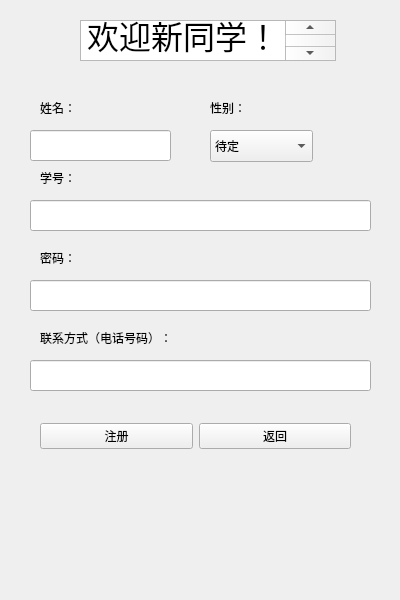
<?xml version="1.0" encoding="UTF-8"?>
<ui version="4.0">
 <class>signup</class>
 <widget class="QWidget" name="signup">
  <property name="geometry">
   <rect>
    <x>0</x>
    <y>0</y>
    <width>400</width>
    <height>600</height>
   </rect>
  </property>
  <property name="minimumSize">
   <size>
    <width>400</width>
    <height>600</height>
   </size>
  </property>
  <property name="maximumSize">
   <size>
    <width>400</width>
    <height>600</height>
   </size>
  </property>
  <property name="windowTitle">
   <string>signup</string>
  </property>
  <widget class="QTextBrowser" name="welcomeText">
   <property name="geometry">
    <rect>
     <x>80</x>
     <y>20</y>
     <width>256</width>
     <height>41</height>
    </rect>
   </property>
   <property name="styleSheet">
    <string notr="true">width:50%;</string>
   </property>
   <property name="html">
    <string>&lt;!DOCTYPE HTML PUBLIC &quot;-//W3C//DTD HTML 4.0//EN&quot; &quot;http://www.w3.org/TR/REC-html40/strict.dtd&quot;&gt;
&lt;html&gt;&lt;head&gt;&lt;meta name=&quot;qrichtext&quot; content=&quot;1&quot; /&gt;&lt;meta charset=&quot;utf-8&quot; /&gt;&lt;style type=&quot;text/css&quot;&gt;
p, li { white-space: pre-wrap; }
hr { height: 1px; border-width: 0; }
li.unchecked::marker { content: &quot;\2610&quot;; }
li.checked::marker { content: &quot;\2612&quot;; }
&lt;/style&gt;&lt;/head&gt;&lt;body style=&quot; font-family:'.AppleSystemUIFont'; font-size:13pt; font-weight:400; font-style:normal;&quot;&gt;
&lt;p align=&quot;center&quot; style=&quot; margin-top:0px; margin-bottom:0px; margin-left:0px; margin-right:0px; -qt-block-indent:0; text-indent:0px;&quot;&gt;&lt;span style=&quot; font-size:24pt;&quot;&gt;欢迎新同学！&lt;/span&gt;&lt;/p&gt;&lt;/body&gt;&lt;/html&gt;</string>
   </property>
  </widget>
  <widget class="QLineEdit" name="idLine">
   <property name="geometry">
    <rect>
     <x>30</x>
     <y>200</y>
     <width>341</width>
     <height>31</height>
    </rect>
   </property>
   <property name="styleSheet">
    <string notr="true">width:50%;</string>
   </property>
  </widget>
  <widget class="QLineEdit" name="nameLine">
   <property name="geometry">
    <rect>
     <x>30</x>
     <y>130</y>
     <width>141</width>
     <height>31</height>
    </rect>
   </property>
   <property name="styleSheet">
    <string notr="true">width:50%;</string>
   </property>
  </widget>
  <widget class="QLineEdit" name="pwdLine">
   <property name="geometry">
    <rect>
     <x>30</x>
     <y>280</y>
     <width>341</width>
     <height>31</height>
    </rect>
   </property>
   <property name="styleSheet">
    <string notr="true">width:50%;</string>
   </property>
  </widget>
  <widget class="QLineEdit" name="telLine">
   <property name="geometry">
    <rect>
     <x>30</x>
     <y>360</y>
     <width>341</width>
     <height>31</height>
    </rect>
   </property>
   <property name="styleSheet">
    <string notr="true">width:50%;</string>
   </property>
  </widget>
  <widget class="QWidget" name="layoutWidget">
   <property name="geometry">
    <rect>
     <x>40</x>
     <y>420</y>
     <width>311</width>
     <height>32</height>
    </rect>
   </property>
   <property name="styleSheet">
    <string notr="true">width:50%;</string>
   </property>
   <layout class="QHBoxLayout" name="horizontalLayout">
    <item>
     <widget class="QPushButton" name="signupButton">
      <property name="styleSheet">
       <string notr="true">width:50%;</string>
      </property>
      <property name="text">
       <string>注册</string>
      </property>
     </widget>
    </item>
    <item>
     <widget class="QPushButton" name="backToLoginButton">
      <property name="styleSheet">
       <string notr="true">width:50%;</string>
      </property>
      <property name="text">
       <string>返回</string>
      </property>
     </widget>
    </item>
   </layout>
  </widget>
  <widget class="QComboBox" name="genderBox">
   <property name="geometry">
    <rect>
     <x>210</x>
     <y>130</y>
     <width>103</width>
     <height>32</height>
    </rect>
   </property>
   <item>
    <property name="text">
     <string>待定</string>
    </property>
   </item>
   <item>
    <property name="text">
     <string>男</string>
    </property>
   </item>
   <item>
    <property name="text">
     <string>女</string>
    </property>
   </item>
  </widget>
  <widget class="QLabel" name="label">
   <property name="geometry">
    <rect>
     <x>120</x>
     <y>80</y>
     <width>58</width>
     <height>16</height>
    </rect>
   </property>
   <property name="text">
    <string/>
   </property>
  </widget>
  <widget class="QLabel" name="nameLabel">
   <property name="geometry">
    <rect>
     <x>40</x>
     <y>100</y>
     <width>58</width>
     <height>16</height>
    </rect>
   </property>
   <property name="text">
    <string>姓名：</string>
   </property>
  </widget>
  <widget class="QLabel" name="idLabel">
   <property name="geometry">
    <rect>
     <x>40</x>
     <y>170</y>
     <width>58</width>
     <height>16</height>
    </rect>
   </property>
   <property name="text">
    <string>学号：</string>
   </property>
  </widget>
  <widget class="QLabel" name="pwdLabel">
   <property name="geometry">
    <rect>
     <x>40</x>
     <y>250</y>
     <width>58</width>
     <height>16</height>
    </rect>
   </property>
   <property name="text">
    <string>密码：</string>
   </property>
  </widget>
  <widget class="QLabel" name="telLabel">
   <property name="geometry">
    <rect>
     <x>40</x>
     <y>330</y>
     <width>141</width>
     <height>16</height>
    </rect>
   </property>
   <property name="text">
    <string>联系方式（电话号码）：</string>
   </property>
  </widget>
  <widget class="QLabel" name="genderLabel">
   <property name="geometry">
    <rect>
     <x>210</x>
     <y>100</y>
     <width>58</width>
     <height>16</height>
    </rect>
   </property>
   <property name="text">
    <string>性别：</string>
   </property>
  </widget>
 </widget>
 <resources/>
 <connections/>
</ui>
